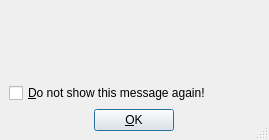
<ui version="4.0" >
 <class>ToggleWarningUi</class>
 <widget class="QDialog" name="ToggleWarningUi" >
  <property name="geometry" >
   <rect>
    <x>0</x>
    <y>0</y>
    <width>269</width>
    <height>140</height>
   </rect>
  </property>
  <property name="windowTitle" >
   <string>LyX: Enter text</string>
  </property>
  <property name="sizeGripEnabled" >
   <bool>true</bool>
  </property>
  <layout class="QGridLayout" >
   <property name="margin" >
    <number>9</number>
   </property>
   <property name="spacing" >
    <number>6</number>
   </property>
   <item row="2" column="0" colspan="3" >
    <spacer>
     <property name="orientation" >
      <enum>Qt::Vertical</enum>
     </property>
     <property name="sizeType" >
      <enum>QSizePolicy::Expanding</enum>
     </property>
     <property name="sizeHint" >
      <size>
       <width>247</width>
       <height>16</height>
      </size>
     </property>
    </spacer>
   </item>
   <item row="3" column="0" colspan="3" >
    <widget class="QCheckBox" name="dontShowAgainCB" >
     <property name="toolTip" >
      <string>If you check this, LyX will not warn you again in the given case.</string>
     </property>
     <property name="text" >
      <string>&amp;Do not show this message again!</string>
     </property>
    </widget>
   </item>
   <item row="1" column="0" colspan="3" >
    <widget class="QLabel" name="messageLA" >
     <property name="text" >
      <string/>
     </property>
    </widget>
   </item>
   <item row="0" column="0" colspan="3" >
    <spacer>
     <property name="orientation" >
      <enum>Qt::Vertical</enum>
     </property>
     <property name="sizeType" >
      <enum>QSizePolicy::Expanding</enum>
     </property>
     <property name="sizeHint" >
      <size>
       <width>247</width>
       <height>16</height>
      </size>
     </property>
    </spacer>
   </item>
   <item row="4" column="0" >
    <spacer>
     <property name="orientation" >
      <enum>Qt::Horizontal</enum>
     </property>
     <property name="sizeHint" >
      <size>
       <width>81</width>
       <height>20</height>
      </size>
     </property>
    </spacer>
   </item>
   <item row="4" column="1" >
    <widget class="QPushButton" name="okPB" >
     <property name="text" >
      <string>&amp;OK</string>
     </property>
     <property name="default" >
      <bool>true</bool>
     </property>
    </widget>
   </item>
   <item row="4" column="2" >
    <spacer>
     <property name="orientation" >
      <enum>Qt::Horizontal</enum>
     </property>
     <property name="sizeHint" >
      <size>
       <width>81</width>
       <height>20</height>
      </size>
     </property>
    </spacer>
   </item>
  </layout>
 </widget>
 <includes>
  <include location="local" >qt_i18n.h</include>
 </includes>
 <resources/>
 <connections>
  <connection>
   <sender>okPB</sender>
   <signal>clicked()</signal>
   <receiver>ToggleWarningUi</receiver>
   <slot>accept()</slot>
   <hints>
    <hint type="sourcelabel" >
     <x>134</x>
     <y>116</y>
    </hint>
    <hint type="destinationlabel" >
     <x>134</x>
     <y>69</y>
    </hint>
   </hints>
  </connection>
 </connections>
</ui>
